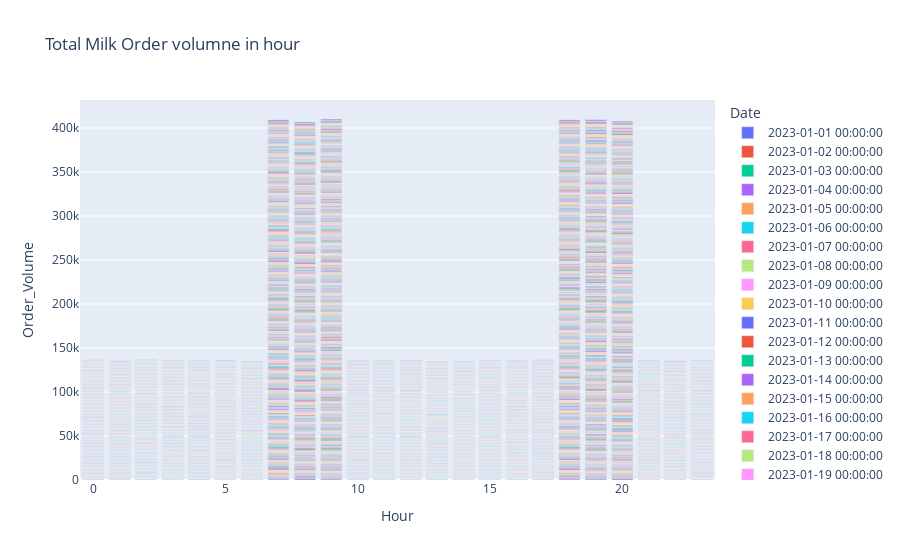

The code cell stored with this chart in its notebook:
### Code cell
# Visualizing milk order volume by hour
fig=px.bar(milk_by_hour,x='Hour',y='Order_Volume',color='Date',
           title='Total Milk Order volumne in hour', 
           labels={'Hour':'Hour','Order_Volume':'Order_Volume','Date':'Date'})
fig.show()
